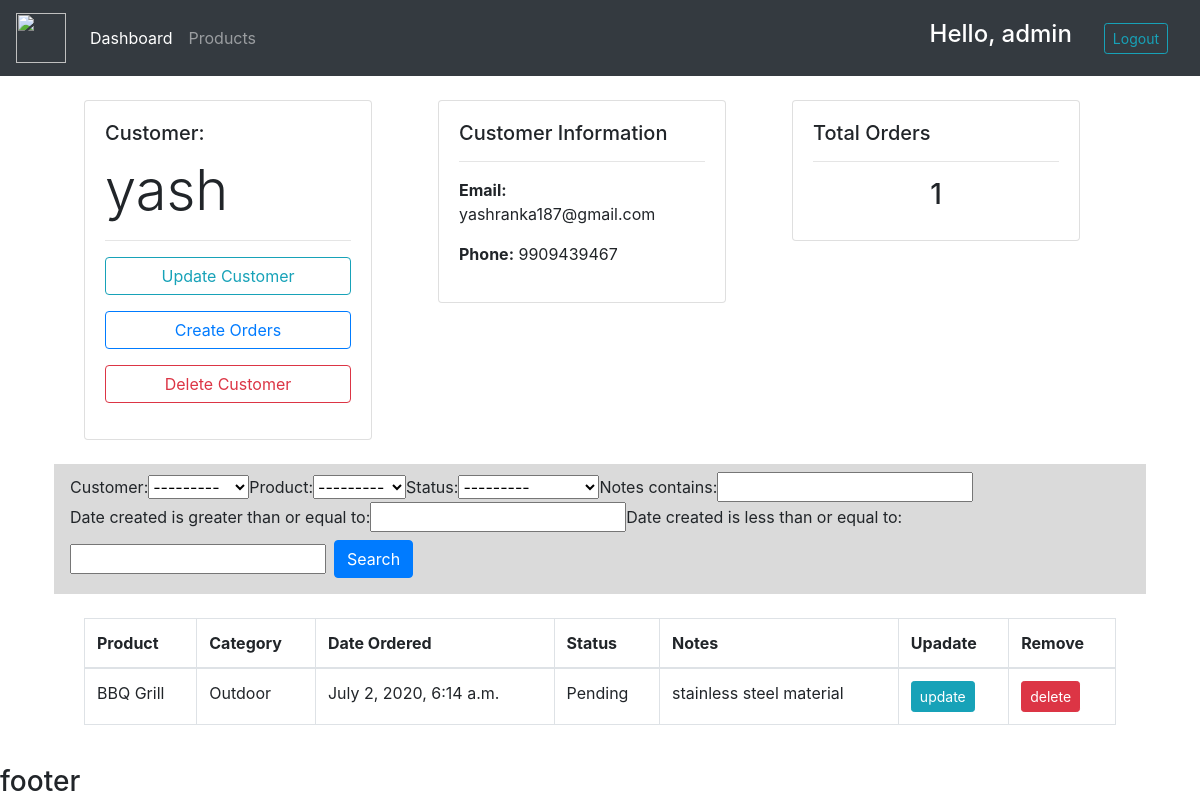
/customers/2/ (signed in), run on the app's committed database.
### accounts/models.py (models this page shows, shortened)
class Customer(models.Model):
    user = models.OneToOneField(User, null=True, blank=True, on_delete=models.CASCADE)
    name = models.CharField(max_length=200, null=True)
    phone = models.CharField(max_length=200, null=True)
    email = models.CharField(max_length=200, null=True)
    profile_pic = models.ImageField(default="default_profile_pic.png" ,null=True)
    date_created = models.DateTimeField(auto_now_add=True, null=True)
    def __str__(self):
        return self.name

class Order(models.Model):
    STATUS = (
        ('Pending', 'Pending'),
        ('Out for Delivery', 'Out for Delivery'),
        ('Delivered','Delivered'),
    )
    customer = models.ForeignKey(Customer, null=True, on_delete=models.SET_NULL)
    product = models.ForeignKey(Product, null=True, on_delete=models.SET_NULL)
    date_created = models.DateTimeField(auto_now_add=True, null=True)
    status = models.CharField(max_length=200 , null=True, choices=STATUS)
    notes =models.CharField(max_length=1000 , null=True)

class Product(models.Model):
    CATEGORY = (
        ('Indoor','Indoor'),
        ('Outdoor', 'Outdoor'),
    )
    name = models.CharField(max_length=200, null=True)
    price = models.FloatField(null=True)
    category = models.CharField(max_length=200, null=True, choices=CATEGORY)
    description = models.CharField(max_length=200, null=True ,blank=True )
    date_created = models.DateTimeField(auto_now_add=True, null=True)
    tags = models.ManyToManyField(Tag)
    def __str__(self):
        return self.name

### accounts/decorators.py (the view)
        def wrapper(request, *args, **kwargs):
            group = None
            if request.user.groups.exists():
                group = request.user.groups.all()[0].name
            if group in allowed_roles:
                return view_func(request, *args, **kwargs)
            else:
                return HttpResponse("You are not allowed to access this page")

### accounts/views.py (called while the page is built)
@login_required(login_url='login')
@allowd_users(allowed_roles=['admin'])
def customers(request , pk):
    customer = Customer.objects.get(id=pk)
    orders = customer.order_set.all()
    order_count = orders.count()
    order_filter = OrderFilter(request.GET , queryset=orders )
    orders = order_filter.qs
    context = {'customer':customer, 'orders':orders, 'order_count':order_count, 'order_filter':order_filter}
    return render(request, 'accounts/customers.html',context)

### accounts/templates/accounts/customers.html
{% extends 'accounts/base.html'%}
{% block content %}
<div class="container">
    <div class="row m-4">
        <div class="col-4">
            <div class="card" style="width: 18rem;">
                <div class="card-body">
                    <h5 class="card-title">Customer:</h5>
                    <p class="card-text display-4">
                        {{customer.name}}
                    </p>
                    <hr>
                    <a href="#" class="btn btn-outline-info btn-block my-3">Update Customer</a>
                    <a href="{% url 'create_order' customer.id   %}" class="btn btn-outline-primary btn-block">Create
                        Orders</a>
                    <a href="#" class="btn btn-outline-danger btn-block my-3">Delete Customer</a>
                </div>
            </div>
        </div>
        <div class="col-4">
            <div class="card" style="width: 18rem;">
                <div class="card-body">
                    <h5 class="card-title">Customer Information</h5>
                    <hr>
                    <p> <strong>Email:</strong> {{customer.email}}</p>
                    <p> <strong>Phone:</strong> {{customer.phone}}</p>
                </div>
            </div>
        </div>
        <div class="col-4">
            <div class="card" style="width: 18rem;">
                <div class="card-body">
                    <h5 class="card-title">Total Orders</h5>
                    <hr>
                    <h3 class="text-center ">{{order_count}}</h3>
                </div>
            </div>
        </div>
    </div>
</div>
<div class="container-fluid">
    <div class="row m-4">
        <div class="col">
            <nav class="navbar navbar-light " style="background-color: rgb(218, 218, 218);">
                <form class="form-inline" method="GET">
                    {{order_filter.form}}
                    <button class="btn btn-primary my-2 mx-2" type="submit">Search</button>
                </form>
            </nav>
        </div>
    </div>
</div>
<div class="container">
    <div class="row m-4">
        <div class="col">
            <table class="table table-bordered">
                <thead>
                    <tr>
                        <th scope="col">Product</th>
                        <th scope="col">Category</th>
                        <th scope="col">Date Ordered</th>
                        <th scope="col">Status</th>
                        <th scope="col">Notes</th>
                        <th scope="col">Upadate</th>
                        <th scope="col">Remove</th>
                    </tr>
                </thead>
                <tbody>
                    {% for order in orders%}
                    <tr>
                        <td>{{order.product}}</td>
                        <td>{{order.product.category}}</td>
                        <td>{{order.date_created}}</td>
                        <td>{{order.status}}</td>
                        <td>{{order.notes}}</td>
                        <td><a class="btn btn-sm btn-info" href="{% url 'update_order' order.id %}">update</a>
                        </td>
                        <td><a class="btn btn-sm btn-danger" href="{% url 'delete_order' order.id %}">delete</a>
                        </td>
                    </tr>
                    {% endfor %}
                </tbody>
            </table>
        </div>
    </div>
</div>
{% endblock %}

### accounts/templates/accounts/navbar.html (shortened to what this page needs)
{% load static %}
<nav class="navbar navbar-expand-lg navbar-dark bg-dark">
    <a class="navbar-brand" href="#">
        <img src="{% static '/images/logo.svg' %}" width="50" height="50" alt="">
    </a>
    <div class="collapse navbar-collapse" id="navbarNavAltMarkup">
        <div class="navbar-nav">
            {% if user.is_authenticated %}
            {% if user.is_staff %}
            <a class="nav-item nav-link active" href="{% url 'home'%}">Dashboard</a>
            <a class="nav-item nav-link" href="{% url 'products'%}">Products</a>
            {% else %}
            <a class="nav-item nav-link" href="{% url 'account_settings' %}">settings</a>
            {% endif %}
        </div>
    </div>
    <span>
        <h4 style="color: white;" class="mx-3">Hello, {{request.user}}</h4>
    </span>
    <span>
        <a class="btn btn-outline-info btn-sm mx-3" href="{% url 'logout'%}">Logout</a>
    </span>
    {% else %}
    <span>
        <a class="btn btn-outline-light btn-sm mx-3" href="{% url 'login'%}">login</a>
    </span>
    {% endif %}
</nav>

### data on the page
Customer: name "yash", email "yashranka187@gmail.com", phone "9909439467"
Order: product "BBQ Grill", product.category "Outdoor", date_created "July 2, 2020, 6:14 a.m.", status "Pending", notes "stainless steel material"

### other printed values
{{ request.user }} "admin"
{{ order_count }} "1"
